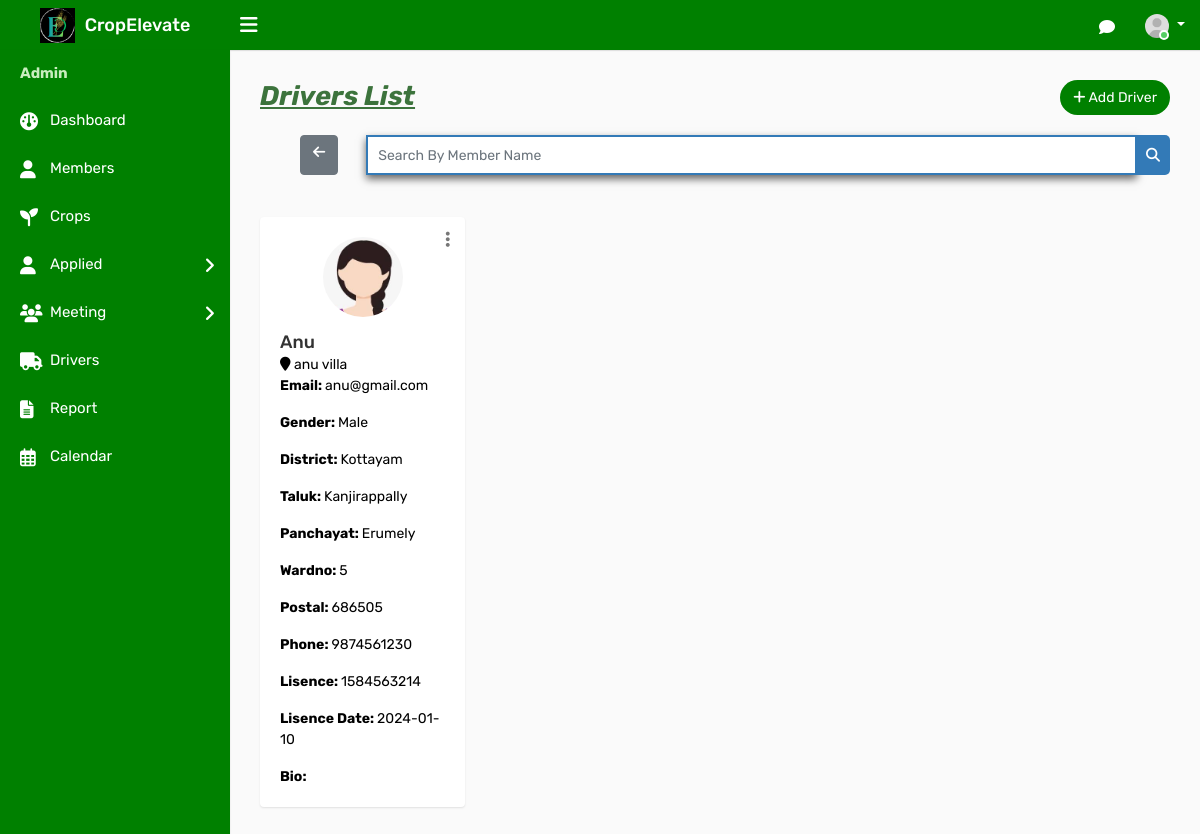
Page /addriver on the earlier database version.
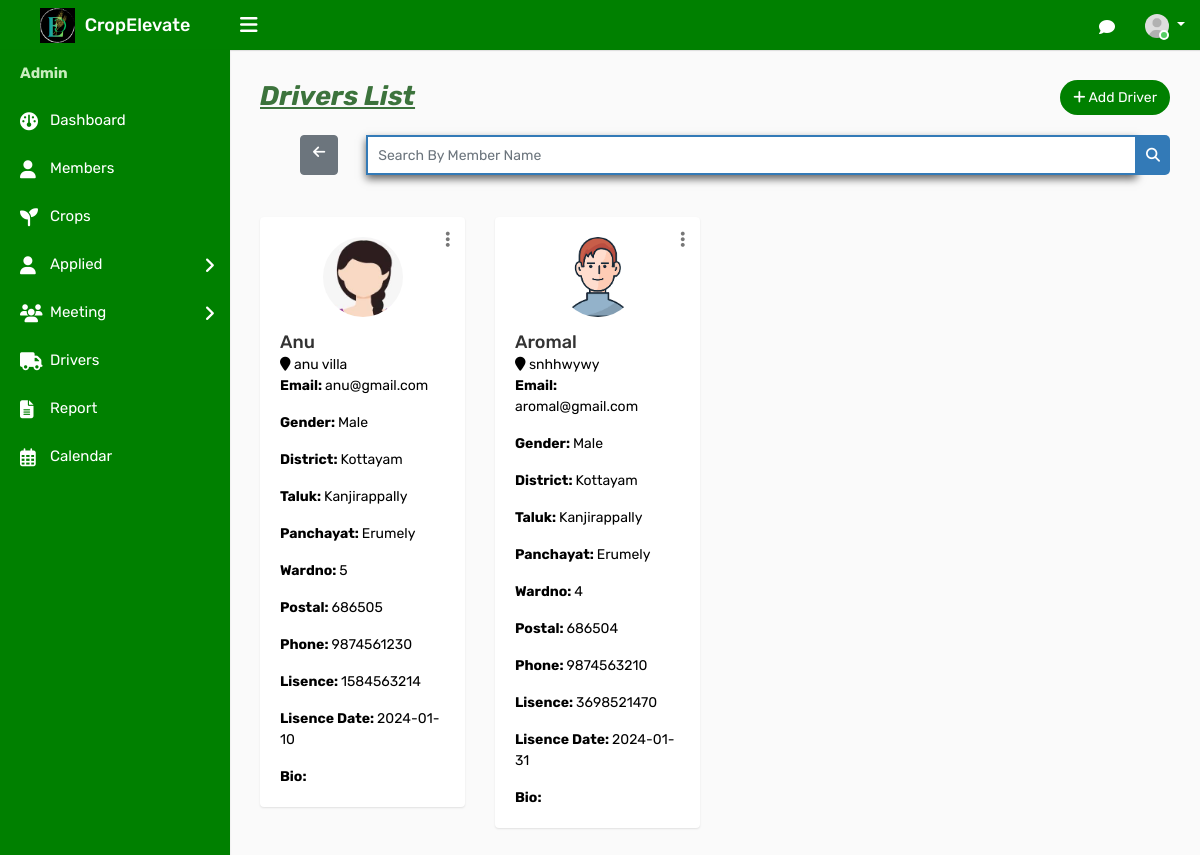
Same page on the later database version.
### ceapp/models.py (models this page shows, shortened)
class Driver(models.Model):
    user = models.ForeignKey(CustomUser, on_delete=models.CASCADE, blank=True, null=True)
    name = models.CharField(max_length=100,null=True, blank=True)
    email = models.EmailField(max_length=100,null=True, blank=True)
    dage = models.CharField(max_length=100,null=True, blank=True)
    admin_set_password = models.CharField(max_length=128, blank=True, null=True)
    dgender= models.CharField(max_length=100,null=True, blank=True)
    daddress = models.TextField()
    ddis= models.CharField(max_length=100,null=True, blank=True)
    dtaluk = models.CharField(max_length=255, null=True, blank=True)
    dPanchayat = models.CharField(max_length=100,null=True, blank=True)
    dwardno = models.IntegerField(max_length=100,null=True, blank=True)
    dpin = models.IntegerField()
    dphone = models.IntegerField()
    dlisence = models.CharField(max_length=255, null=True, blank=True)
    ddate = models.CharField(max_length=100,null=True, blank=True)
    dbio=models.TextField()
    profile_photo = models.ImageField(upload_to='profile_photos/', blank=True, null=True)
    damob = models.IntegerField(max_length=100,null=True, blank=True)
    daemail = models.CharField(max_length=255, null=True, blank=True)
    is_active = models.BooleanField(default=True)

### ceapp/views.py (the view)
# urls.py: path('addriver', views.addriver, name='addriver'),
def addriver(request):
    drivers = Driver.objects.filter(is_active=True)
    return render(request, 'admintemp/addriver.html', {'drivers': drivers})

### templates/admintemp/addriver.html (shortened to what the changed rows need)
{% load static %}
<!DOCTYPE html>
<html lang="en">
<head>
    <link rel="stylesheet" type="text/css" href="{% static 'assets/css/bootstrap.min.css' %}">
    <link rel="stylesheet" type="text/css" href="{% static 'assets/css/font-awesome.min.css' %}">
    <link rel="stylesheet" type="text/css" href="{% static 'assets/css/select2.min.css' %}">
    <link rel="stylesheet" type="text/css" href="{% static 'assets/css/bootstrap-datetimepicker.min.css' %}">
    <link rel="stylesheet" type="text/css" href="{% static 'assets/css/style.css' %}">
    <link rel="stylesheet" href="https://cdnjs.cloudflare.com/ajax/libs/font-awesome/6.2.0/css/all.min.css">
</head>
<body>
    <div class="main-wrapper">
        <div class="page-wrapper" >
            <div class="content">
                <br><br>
                <div class="row doctor-grid">
                    {% for driver in drivers %}
                    <div class="col-md-4 col-sm-4  col-lg-3 ">
                        <div class="profile-widget" style="text-align:left;">
                             <div class="doctor-img">
                                <a class="avatar" href="#"><img alt="" src="{{ driver.profile_photo.url }}"></a>
                               </div>
                            <div class="dropdown profile-action">
                                <a href="#" class="action-icon dropdown-toggle" data-toggle="dropdown" aria-expanded="false"><i class="fa fa-ellipsis-v"></i></a>
                            </div>
                            <h4 class="doctor-name text-ellipsis"><a href="profile.html"> {{ driver.name }}</a></h4>
                            <div class="user-country" style="color:black;">
                                <i class="fa fa-map-marker"></i> {{ driver.daddress }}
                            </div>
                            <div>
                                <p class="card-text" style="color:black;"><b>Email: </b>{{ driver.email }}</p>
                                <p class="card-text" style="color:black;"><b>Gender: </b>{{ driver.dgender }}</p>
                                <p class="card-text" style="color:black;"><b>District: </b>{{ driver.ddis }}</p>
                                <p class="card-text" style="color:black;"><b>Taluk: </b>{{ driver.dtaluk }}</p>
                                <p class="card-text" style="color:black;"><b>Panchayat: </b>{{ driver.dPanchayat }}</p>
                                <p class="card-text" style="color:black;"><b>Wardno: </b>{{ driver.dwardno }}</p>
                                <p class="card-text" style="color:black;"><b>Postal: </b>{{ driver.dpin }}</p>
                                <p class="card-text" style="color:black;"><b>Phone: </b>{{ driver.dphone }}</p>
                                <p class="card-text" style="color:black;"><b>Lisence: </b>{{ driver.dlisence }}</p>
                                <p class="card-text" style="color:black;"><b>Lisence Date: </b>{{ driver.ddate }}</p>
                                <p class="card-text" style="color:black;"><b>Bio: </b>{{ member.bio }}</p>
                            </div>
                        </div>
                    </div>
                    {% endfor %}
                </div>
            </div>
		</div>
    </div>
</body>
</html>

Differences in the rows shown:
added Driver: profile_photo (picture), name "Aromal", daddress "snhhwywy", email "aromal@gmail.com", dgender "Male", ddis "Kottayam", dtaluk "Kanjirappally", dPanchayat "Erumely", dwardno "4", dpin "686504", dphone "9874563210", dlisence "3698521470", ddate "2024-01-31"
